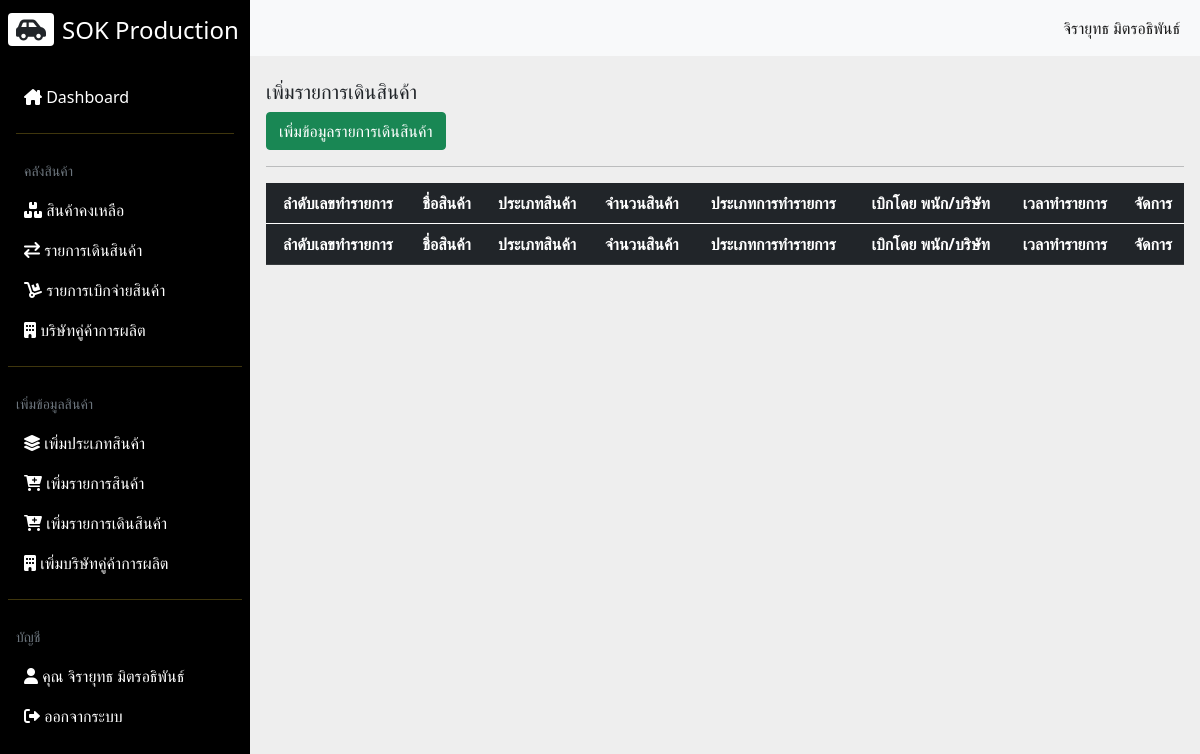
Page /addTransfer.php (signed in) on the earlier database version.
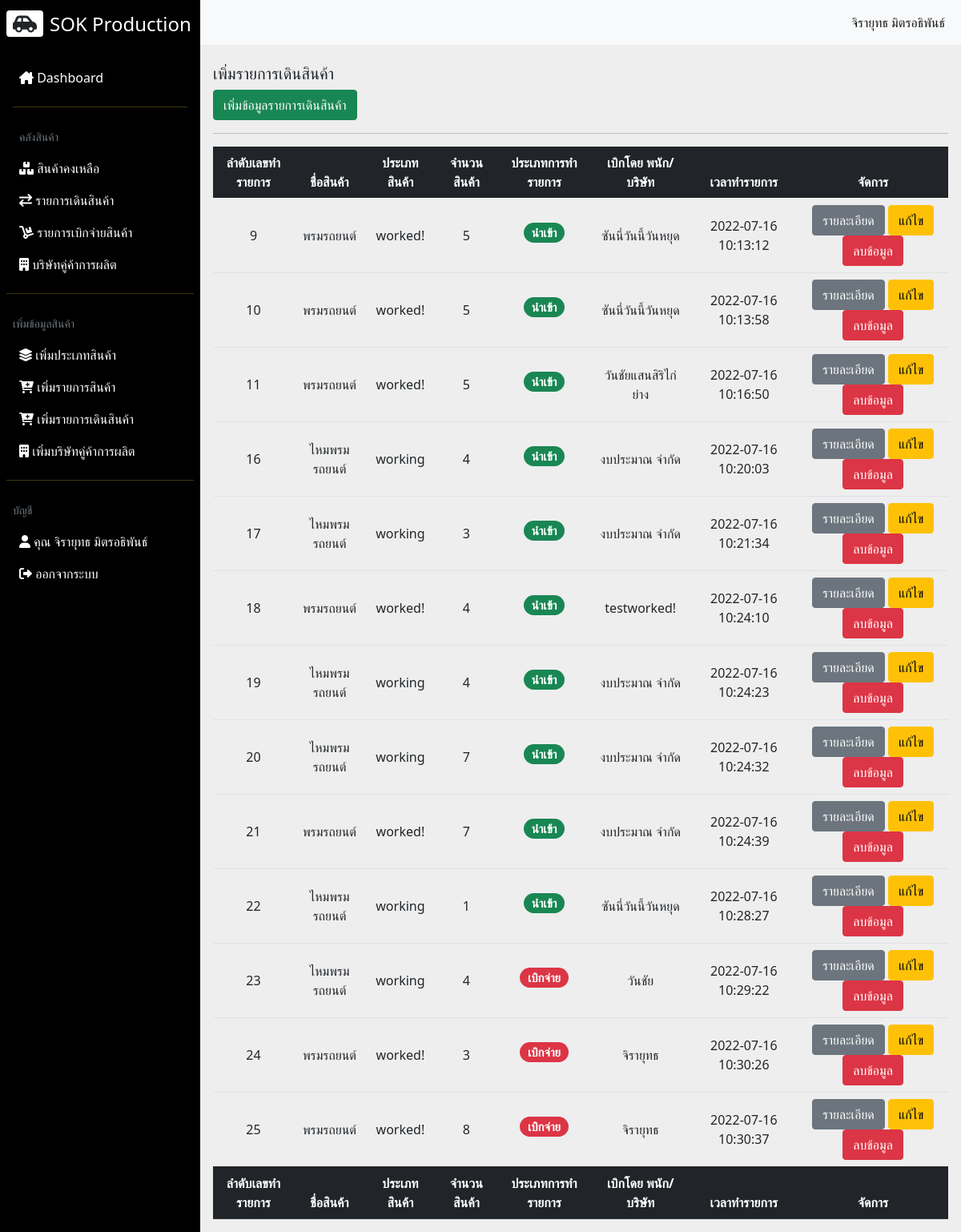
Same page on the later database version.
### tables this page shows
CREATE TABLE `transfer` (
  `t_id` int(11) NOT NULL,
  `t_datetime` timestamp NOT NULL DEFAULT current_timestamp() ON UPDATE current_timestamp(),
  `t_status` int(1) NOT NULL,
  `t_qty` int(11) UNSIGNED NOT NULL,
  `emp_id` int(11) DEFAULT NULL,
  `inv_id` varchar(11) NOT NULL,
  `sup_id` int(11) DEFAULT NULL
);

CREATE TABLE `inventory` (
  `inv_id` varchar(11) NOT NULL,
  `inv_name` varchar(255) NOT NULL,
  `inv_qty` int(11) NOT NULL DEFAULT 0,
  `inv_min` int(11) DEFAULT NULL,
  `inv_max` int(11) DEFAULT NULL,
  `inv_size` int(1) DEFAULT NULL,
  `inv_color` int(1) DEFAULT NULL,
  `cate_id` int(11) NOT NULL
);

CREATE TABLE `category` (
  `cate_id` int(11) NOT NULL,
  `cate_name` varchar(255) NOT NULL
);

CREATE TABLE `supplier` (
  `sup_id` int(11) NOT NULL,
  `sup_company` varchar(255) NOT NULL,
  `sup_address` text NOT NULL,
  `sup_email` varchar(255) DEFAULT NULL,
  `sup_phone` varchar(10) DEFAULT NULL
);

CREATE TABLE `employee` (
  `emp_id` int(11) NOT NULL,
  `emp_user` varchar(255) NOT NULL,
  `emp_pass` varchar(255) NOT NULL,
  `emp_fname` varchar(255) NOT NULL,
  `emp_lname` varchar(255) NOT NULL,
  `emp_address` text NOT NULL,
  `emp_phone` varchar(10) DEFAULT NULL,
  `emp_level` int(1) DEFAULT 1
);

### addTransfer.php (the view, shortened to what the changed rows need)
<?php
include_once('config/db.php');
?>
<!DOCTYPE html>
<html lang="en">
<head>
  <link rel="stylesheet" href="css/all.min.css">
  <link rel="stylesheet" href="css/fontawesome.min.css">
  <link rel="stylesheet" href="css/bootstrap.min.css">
  <link rel="stylesheet" href="css/styles.css">
  <link rel="stylesheet" href="css/jquery.dataTables.min.css">
</head>
<body>
  <div class="main-container d-flex">
    <?php include("includes/menuNavbar.inc.php"); ?>
    <?php
    if($_SESSION['emp_level'] == 1) {
    ?>
    <div class="content">
      <div class="dashboard-content px-3 pt-4">
        <h2 class="fs-5"> เพิ่มรายการเดินสินค้า</h2>
        <div class="col-md-12">
          <div class="row">
            <div class="col-md-12">
              <div class="table-responsive">
                <table class="table align-middle table-hover" id="myTable">
                  <thead class="table-dark">
                    <tr>
                      <th class="text-center">ลำดับเลขทำรายการ</th>
                      <th class="text-center">ชื่อสินค้า</th>
                      <th class="text-center">ประเภทสินค้า</th>
                      <th class="text-center">จำนวนสินค้า</th>
                      <th class="text-center">ประเภทการทำรายการ</th>
                      <th class="text-center">เบิกโดย พนัก/บริษัท</th>
                      <th class="text-center">เวลาทำรายการ</th>
                      <th class="text-center">จัดการ</th>
                    </tr>
                  </thead>
                  <tbody>
                    <?php
                    $sql = "SELECT * FROM `transfer` LEFT JOIN `employee` ON employee.emp_id = transfer.emp_id LEFT JOIN supplier ON transfer.sup_id = supplier.sup_id LEFT JOIN inventory ON transfer.inv_id = inventory.inv_id LEFT JOIN category ON inventory.cate_id = category.cate_id WHERE (transfer.emp_id IS NULL or transfer.emp_id = '') OR (transfer.emp_id IS NOT NULL or transfer.emp_id != '') OR (transfer.sup_id IS NULL or transfer.sup_id = '') OR (transfer.sup_id IS NOT NULL or transfer.sup_id != '') OR (transfer.inv_id IS NULL or transfer.inv_id = '') OR (transfer.inv_id IS NOT NULL or transfer.inv_id != '')";
                    $query = mysqli_query($conn, $sql);
                    while($row = mysqli_fetch_array($query)) {
                    ?>
                    <tr class="text-center">
                      <td><?= $row['t_id']; ?></td>
                      <td><?= $row['inv_name']; ?></td>
                      <td><?= $row['cate_name']; ?></td>
                      <td><?= $row['t_qty']; ?></td>
                      <td>
                        <?php
                        if($row['t_status'] == 1) {
                          ?>
                          <h5><span class="badge rounded-pill bg-success">นำเข้า</span></h5>
                        <?php } ?>
                        <?php
                        if($row['t_status'] == 2) {
                          ?>
                          <h5><span class="badge rounded-pill bg-danger">เบิกจ่าย</span></h5>
                        <?php } ?>
                      </td>
                      <td><?= $row['emp_fname'] ?><?= $row['sup_company']; ?></td>
                      <td><?= $row['t_datetime']; ?></td>
                      <td>
                        <a href="#" class="btn btn-secondary">รายละเอียด</a>
                        <a href="#" class="btn btn-warning">แก้ไข</a>
                        <a href="#" class="btn btn-danger">ลบข้อมูล</a>
                      </td>
                    </tr>
                    <?php } ?>
                  </tbody>
                  <thead class="table-dark">
                    <tr>
                      <th class="text-center">ลำดับเลขทำรายการ</th>
                      <th class="text-center">ชื่อสินค้า</th>
                      <th class="text-center">ประเภทสินค้า</th>
                      <th class="text-center">จำนวนสินค้า</th>
                      <th class="text-center">ประเภทการทำรายการ</th>
                      <th class="text-center">เบิกโดย พนัก/บริษัท</th>
                      <th class="text-center">เวลาทำรายการ</th>
                      <th class="text-center">จัดการ</th>
                    </tr>
                  </thead>
                </table>
              </div>
            </div>
          </div>
        </div>
      </div>
    </div>
    <?php } else {
      echo '<script>alert("หน้าเพจนี้ได้สำหรับพนักงานจัดการคลังสินค้าเท่านั้น!");window.location.href = "index.php"</script>';
    } ?>
  </div>
</body>
</html>

Differences in the rows shown:
added transfer: t_id "9", inv.inv_name "พรมรถยนต์", category.cate_name "worked!", t_qty "5", t_status "นำเข้า", sup.sup_company "ซันนี่วันนี้วันหยุด", t_datetime "2022-07-16 10:13:12"
added transfer: t_id "10", inv.inv_name "พรมรถยนต์", category.cate_name "worked!", t_qty "5", t_status "นำเข้า", sup.sup_company "ซันนี่วันนี้วันหยุด", t_datetime "2022-07-16 10:13:58"
added transfer: t_id "11", inv.inv_name "พรมรถยนต์", category.cate_name "worked!", t_qty "5", t_status "นำเข้า", emp.emp_fname "วันชัย", sup.sup_company "แสนสิริไก่ย่าง", t_datetime "2022-07-16 10:16:50"
added transfer: t_id "16", inv.inv_name "ไหมพรมรถยนต์", category.cate_name "working", t_qty "4", t_status "นำเข้า", sup.sup_company "งบประมาณ จำกัด", t_datetime "2022-07-16 10:20:03"
added transfer: t_id "17", inv.inv_name "ไหมพรมรถยนต์", category.cate_name "working", t_qty "3", t_status "นำเข้า", sup.sup_company "งบประมาณ จำกัด", t_datetime "2022-07-16 10:21:34"
added transfer: t_id "18", inv.inv_name "พรมรถยนต์", category.cate_name "worked!", t_qty "4", t_status "นำเข้า", sup.sup_company "testworked!", t_datetime "2022-07-16 10:24:10"
added transfer: t_id "19", inv.inv_name "ไหมพรมรถยนต์", category.cate_name "working", t_qty "4", t_status "นำเข้า", sup.sup_company "งบประมาณ จำกัด", t_datetime "2022-07-16 10:24:23"
added transfer: t_id "20", inv.inv_name "ไหมพรมรถยนต์", category.cate_name "working", t_qty "7", t_status "นำเข้า", sup.sup_company "งบประมาณ จำกัด", t_datetime "2022-07-16 10:24:32"
added transfer: t_id "21", inv.inv_name "พรมรถยนต์", category.cate_name "worked!", t_qty "7", t_status "นำเข้า", sup.sup_company "งบประมาณ จำกัด", t_datetime "2022-07-16 10:24:39"
added transfer: t_id "22", inv.inv_name "ไหมพรมรถยนต์", category.cate_name "working", t_qty "1", t_status "นำเข้า", sup.sup_company "ซันนี่วันนี้วันหยุด", t_datetime "2022-07-16 10:28:27"
added transfer: t_id "23", inv.inv_name "ไหมพรมรถยนต์", category.cate_name "working", t_qty "4", t_status "เบิกจ่าย", emp.emp_fname "วันชัย", t_datetime "2022-07-16 10:29:22"
added transfer: t_id "24", inv.inv_name "พรมรถยนต์", category.cate_name "worked!", t_qty "3", t_status "เบิกจ่าย", emp.emp_fname "จิรายุทธ", t_datetime "2022-07-16 10:30:26"
added transfer: t_id "25", inv.inv_name "พรมรถยนต์", category.cate_name "worked!", t_qty "8", t_status "เบิกจ่าย", emp.emp_fname "จิรายุทธ", t_datetime "2022-07-16 10:30:37"
